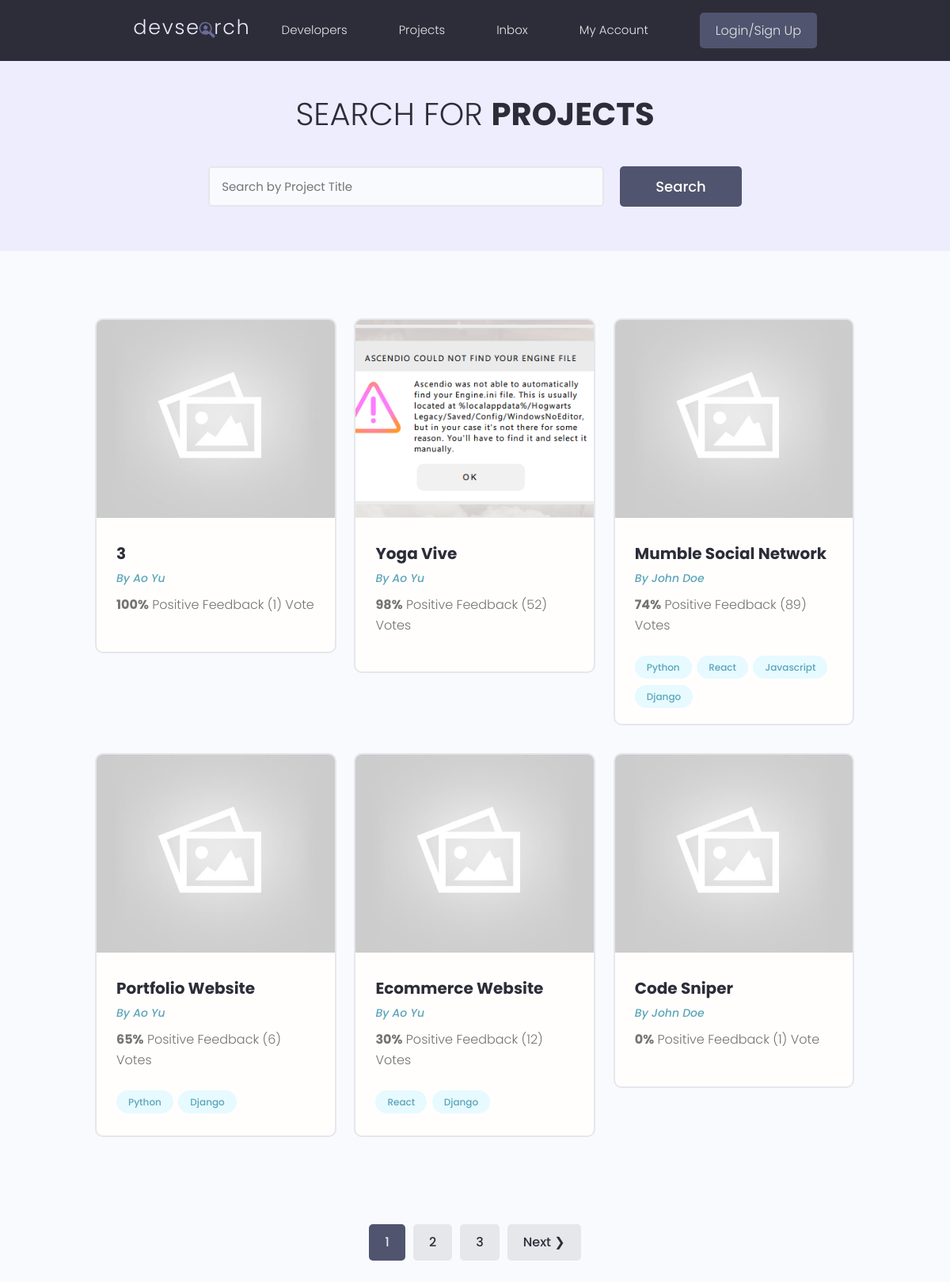
/projects/, run on the app's committed database.
### projects/models.py (models this page shows, shortened)
class Project(models.Model):
    owner = models.ForeignKey(Profile, null=True, blank=True, on_delete=models.SET_NULL)
    title = models.CharField(max_length=200)
    description = models.TextField(null=True, blank=True)
    featured_image = models.ImageField(null=True, blank=True, default='default.jpg')
    demo_link = models.CharField(max_length=2000, null=True, blank=True)
    source_link = models.CharField(max_length=2000, null=True, blank=True)
    tags = models.ManyToManyField('Tag', blank=True)
    vote_total = models.IntegerField(default=0, null=True, blank=True)
    vote_ratio = models.IntegerField(default=0, null=True, blank=True)
    created = models.DateTimeField(auto_now_add=True)
    id = models.UUIDField(default=uuid.uuid4, unique=True,
                            primary_key=True, editable=False)
    class Meta:
        ordering = ['-vote_ratio', '-vote_total', 'title']

class Tag(models.Model):
    name = models.CharField(max_length=200)
    created = models.DateTimeField(auto_now_add=True)
    id = models.UUIDField(default=uuid.uuid4, unique=True,
                            primary_key=True, editable=False)
    def __str__(self):
        return self.name

### users/models.py (models this page shows, shortened)
class Profile(models.Model):
    user = models.OneToOneField(User, null=True, on_delete=models.CASCADE, blank=True)
    name = models.CharField(max_length=200, null=True, blank=True)
    email = models.EmailField(max_length=200, null=True, blank=True)
    username = models.CharField(max_length=200, null=True, blank=True)
    location = models.CharField(max_length=200, null=True, blank=True)
    short_intro = models.CharField(max_length=200, null=True, blank=True)
    bio = models.TextField(null=True, blank=True)
    profile_image = models.ImageField(null=True, blank=True, upload_to='profiles/', default='profiles/user-default.png')
    social_github = models.CharField(max_length=200, null=True, blank=True)
    social_twitter = models.CharField(max_length=200, null=True, blank=True)
    social_linkedin = models.CharField(max_length=200, null=True, blank=True)
    social_youtube = models.CharField(max_length=200, null=True, blank=True)
    social_website = models.CharField(max_length=200, null=True, blank=True)
    created = models.DateTimeField(auto_now_add=True)
    id = models.UUIDField(default=uuid.uuid4, unique=True,
                            primary_key=True, editable=False)

### projects/views.py (the view)
# urls.py: path('projects/', include('projects.urls')),
def projects(request):
    projects, search_query = searchProject(request)
    custom_range, projects = paginateProjects(request, projects, 6)
    context = {
        'projects': projects,
        'search_query': search_query,
        'custom_range': custom_range
    }
    return render(request, 'projects/projects.html', context)

### projects/utils.py (called while the page is built)
def paginateProjects(request, projects, results):
    page = request.GET.get('page')
    paginator = Paginator(projects, results)
    try:
        projects = paginator.page(page)
    except PageNotAnInteger:
        page = 1
        projects = paginator.page(page)
    except EmptyPage:
        page = paginator.num_pages
        projects = paginator.page(page)
    leftIndex = max(1,int(page) - 2)
    rightIndex = min(int(page) + 3, paginator.num_pages + 1)
    custom_range = range(leftIndex, rightIndex)
    return custom_range, projects

def searchProject(request):
    search_query = ''
    if request.GET.get('search_query'):
        search_query = request.GET.get('search_query')
    tags = Tag.objects.filter(
        name__icontains=search_query
    )
    projects = Project.objects.distinct().filter(
        Q(title__icontains=search_query) |
        Q(description__icontains=search_query) |
        Q(owner__name__icontains=search_query) |
        Q(tags__in=tags)
    )
    return projects, search_query

### projects/templates/projects/projects.html (shortened to what this page needs)
{%extends 'main.html'%}
{%block content%}
  <main class="projects">
    <section class="hero-section text-center">
      <div class="container container--narrow">
        <div class="hero-section__box">
          <h2>Search for <span>Projects</span></h2>
        </div>
        <div class="hero-section__search">
          <form id='searchForm' class="form" action="{%url 'projects'%}" method="get">
            <div class="form__field">
              <input class="input input--text" id="formInput#search" type="text" name="search_query"
                placeholder="Search by Project Title" value="{{search_query}}"/>
            </div>
            <input class="btn btn--sub btn--lg" type="submit" value="Search" />
          </form>
        </div>
      </div>
    </section>
    <section class="projectsList">
      <div class="container">
        <div class="grid grid--three">
        {% for project in projects %}
          <div class="column">
            <div class="card project">
              <a href="{%url 'project' project.id%}" class="project">
                <img class="project__thumbnail" src="{{project.featured_image.url}}" alt="project thumbnail" />
                <div class="card__body">
                  <h3 class="project__title">{{project.title}}</h3>
                  <p><a class="project__author" href="{%url 'user-profile' project.owner.id%}">By {{project.owner.name}}</a></p>
                  <p class="project--rating">
                    <span style="font-weight: bold;">{{project.vote_ratio}}%</span> Positive
                    Feedback ({{project.vote_total}}) Vote{{project.vote_total|pluralize:"s"}}
                  </p>
                  <div class="project__tags">
                    {% for tag in project.tags.all %}
                    <span class="tag tag--pill tag--main">
                      <small>{{tag}}</small>
                    </span>
                    {% endfor %}
                  </div>
                </div>
              </a>
            </div>
          </div>
          {% endfor %}
        </div>
      </div>
    </section>
  {% include "pagination.html" with queryset=projects custom_range=custom_range%}
  </main>
{%endblock content%}

### static/styles/app.css (style rules this page uses)
:root { --color-sub: #2d2d39; }
.btn--sub { background-color: var(--color-sub-light); }
.card { border: 2px solid var(--color-light); }
img { width: 100%; }
.hero-section { height: 40vh; display: flex; align-items: center; background-color: var(--color-sub); }
.hero-section__box { margin-bottom: 4rem; }
.hero-section__box > h2, .hero-section__box > h2 > span { font-size: 4rem; color: var(--color-light); line-height: 1.3; text-transform: uppercase; }
.hero-section__box > h2 { font-weight: 300; }
.hero-section__box > h2 > span { font-weight: 700; }
.hero-section__search > .form { display: flex; align-items: center; justify-content: center; gap: 2rem; }
.hero-section__search > .form input.input--text { width: 50rem; }
.project__author { font-size: 1.4rem; font-style: italic; }
.project--rating { margin-bottom: 1.6em; margin-top: .5em; }
.projects > .hero-section { background: var(--color-sub-lighter); height: 30vh; }
.projects .hero-section__box { margin-bottom: 2.5rem; }
.projects .hero-section__box > h2 { color: var(--color-sub); }
.projects .hero-section__box > h2 > span { font-weight: 700; color: var(--color-sub); }
.projectsList { margin-top: 8rem; }
.project__thumbnail { height: 25rem; object-fit: cover; object-position: top center; }
.project__title { font-size: 2rem; font-weight: 700; color: var(--color-sub); }

### static/uikit/styles/modules/_variables.css (style rules this page uses)
:root { --color-main: #5aa5b9; --color-main-light: #e6faff; --color-sub: #3f4156; --color-sub-light: #51546e; --color-sub-lighter: #ededfd; --color-text: #737373; --color-gray: #8b8b8b; --color-light: #e5e7eb; --color-light-gray: #767676; --color-bg: #f8fafd; --color-white: #fffefd; --color-white-light: #f3f3f3; --color-success: #359e64; --color-success-bg: #def8e8; --color-error: #fc4b0b; --color-error-bg: #fff2ee; --font-base: 'Poppins', arial, helvetica, 'Segoe UI', roboto, ubuntu, sans-serif; --font-monospace: 'Fira Code', 'Courier New', courier, monospace; --font-regular: 300; --font-medium: 500; --font-bold: 700; --generic-shadow: 1px 1px 5px #00000010; --generic-transition: all 0.3s ease-in-out; }

### static/uikit/styles/modules/_base.css (style rules this page uses)
* { margin: 0; padding: 0; box-sizing: border-box; text-rendering: optimizeLegibility; color: inherit; font-size: inherit; }
html { font-size: 50%; }
@media only screen and (min-width: 480px) { html { font-size: 56.25%; } }
@media only screen and (min-width: 1200px) { html { font-size: 62.5%; } }
body { line-height: 1.6; font-weight: 400; font-size: 1.5rem; color: var(--color-text); background-color: var(--color-bg); min-height: 100vh; }

### static/uikit/styles/modules/_typography.css (style rules this page uses)
* { font-family: var(--font-base); }
h2 { font-size: 3.6rem; font-weight: var(--font-bold); }
h3 { font-size: 3.2rem; font-weight: var(--font-medium); }
p, span, strong { font-size: 1.6rem; color: var(--color-text); font-weight: var(--font-regular); }
a { padding-bottom: 2px; text-decoration: none; display: inline-block; color: var(--color-main); font-weight: var(--font-medium); }

### static/uikit/styles/modules/_utilities.css (style rules this page uses)
.container { width: 92%; max-width: 165rem; margin: 0 auto; box-sizing: border-box; }
.container--narrow { width: 92%; max-width: 120rem; }
@media screen and (min-width: 1000px) { .container { width: 90%; } }
@media screen and (min-width: 1000px) { .container--narrow { width: 85%; } }
@media screen and (min-width: 1200px) { .container { width: 80%; } }
@media screen and (min-width: 1200px) { .container--narrow { width: 72%; } }
.text-center { text-align: center; }

### static/uikit/styles/modules/_button.css (style rules this page uses)
.btn { display: inline-block; position: relative; cursor: pointer; background-color: var(--color-light); font-weight: var(--font-medium); color: var(--color-sub); text-decoration: none; padding: 1rem 2rem; border-radius: 0.5rem; border: none; width: -webkit-fit-content; width: -moz-fit-content; width: fit-content; height: -webkit-fit-content; height: -moz-fit-content; height: fit-content; font-size: 1.6rem; outline-width: 0; outline-color: transparent; -webkit-backface-visibility: hidden; backface-visibility: hidden; transition: all 0.3s ease-in-out; }
.btn--sub { background-color: var(--color-sub); color: var(--color-white); }
.btn--lg { font-size: 1.8rem; padding: 1.2rem 4.5rem; }

### static/uikit/styles/modules/_card.css (style rules this page uses)
.card { border-radius: 1rem; background-color: var(--color-white); border: 1.5px solid var(--color-light); width: auto; height: auto; margin-top: 0.5rem; margin-bottom: 0.5rem; overflow: hidden; }
.card__body, .card__header { padding: 2rem 2.5rem; }

### data on the page
Project: featured_image (placeholder picture), title "3", owner.name "Ao Yu", vote_ratio "100", vote_total "1"
Project: featured_image (picture), title "Yoga Vive", owner.name "Ao Yu", vote_ratio "98", vote_total "52"
Project: featured_image (placeholder picture), title "Mumble Social Network", owner.name "John Doe", vote_ratio "74", vote_total "89"
Tag: name "Python"
Tag: name "React"
Tag: name "Javascript"
Tag: name "Django"
Project: featured_image (placeholder picture), title "Portfolio Website", owner.name "Ao Yu", vote_ratio "65", vote_total "6"
Project: featured_image (placeholder picture), title "Ecommerce Website", owner.name "Ao Yu", vote_ratio "30", vote_total "12"
Project: featured_image (placeholder picture), title "Code Sniper", owner.name "John Doe", vote_ratio "0", vote_total "1"

### other printed values
{{ page }} "1"
{{ page }} "2" "3"
